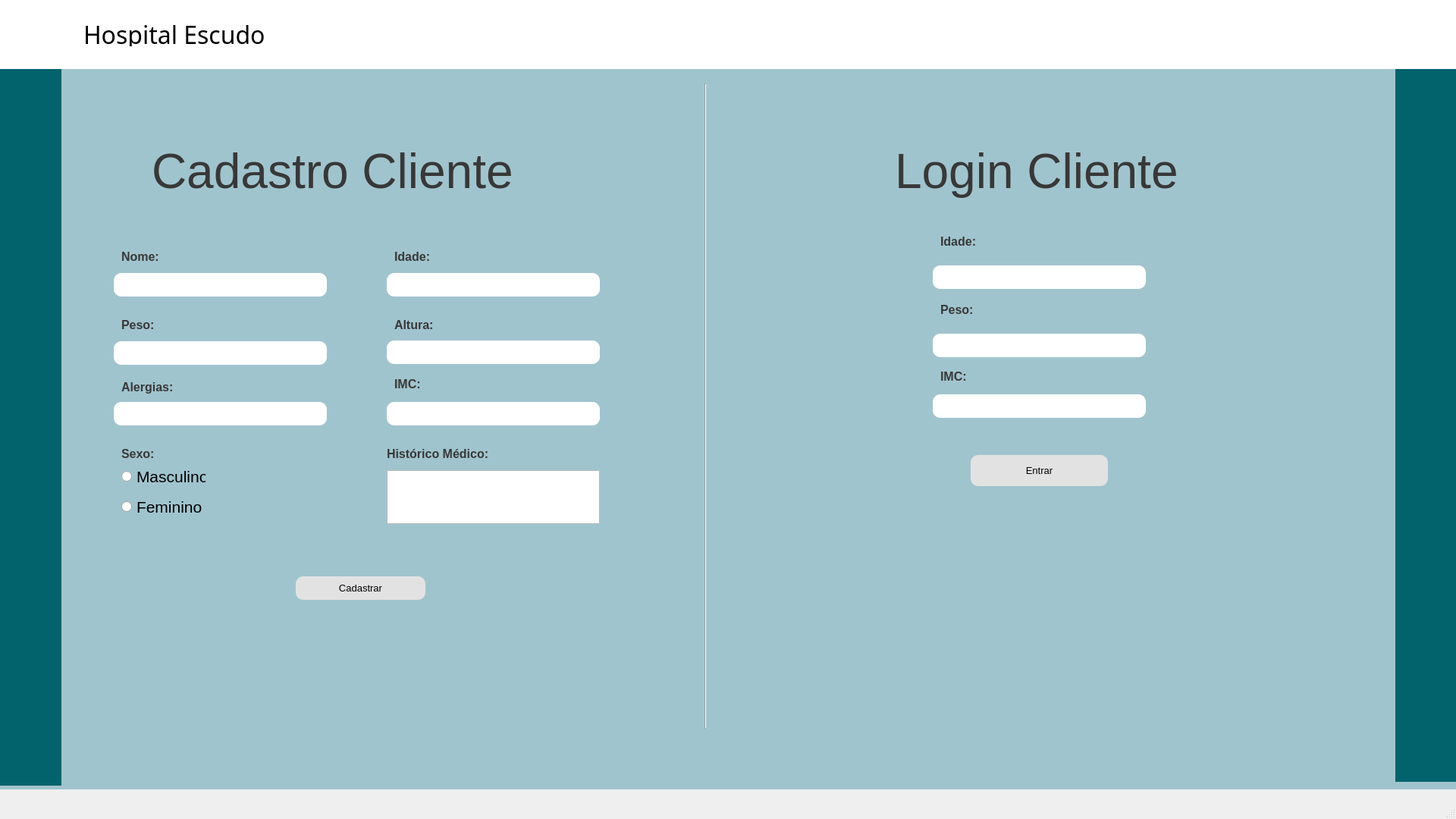
<?xml version="1.0" encoding="UTF-8"?>
<ui version="4.0">
 <class>MainWindow</class>
 <widget class="QMainWindow" name="MainWindow">
  <property name="geometry">
   <rect>
    <x>0</x>
    <y>0</y>
    <width>1920</width>
    <height>1080</height>
   </rect>
  </property>
  <property name="windowTitle">
   <string>MainWindow</string>
  </property>
  <widget class="QWidget" name="centralwidget">
   <property name="styleSheet">
    <string notr="true"/>
   </property>
   <widget class="QLabel" name="label">
    <property name="geometry">
     <rect>
      <x>0</x>
      <y>0</y>
      <width>1921</width>
      <height>91</height>
     </rect>
    </property>
    <property name="styleSheet">
     <string notr="true">background-color:white;</string>
    </property>
    <property name="text">
     <string/>
    </property>
   </widget>
   <widget class="QLabel" name="label_2">
    <property name="geometry">
     <rect>
      <x>40</x>
      <y>20</y>
      <width>51</width>
      <height>51</height>
     </rect>
    </property>
    <property name="text">
     <string/>
    </property>
    <property name="pixmap">
     <pixmap>../../../Downloads/4314139-escudo-com-cruz-gratis-vetor.jpg</pixmap>
    </property>
    <property name="scaledContents">
     <bool>true</bool>
    </property>
   </widget>
   <widget class="QLabel" name="label_3">
    <property name="geometry">
     <rect>
      <x>0</x>
      <y>80</y>
      <width>1941</width>
      <height>961</height>
     </rect>
    </property>
    <property name="styleSheet">
     <string notr="true">background-color: rgb(160, 196, 206);
</string>
    </property>
    <property name="text">
     <string/>
    </property>
   </widget>
   <widget class="QLineEdit" name="lineEdit">
    <property name="geometry">
     <rect>
      <x>150</x>
      <y>360</y>
      <width>281</width>
      <height>31</height>
     </rect>
    </property>
    <property name="styleSheet">
     <string notr="true">border-radius:10px;
</string>
    </property>
   </widget>
   <widget class="Line" name="line">
    <property name="geometry">
     <rect>
      <x>920</x>
      <y>110</y>
      <width>20</width>
      <height>851</height>
     </rect>
    </property>
    <property name="orientation">
     <enum>Qt::Vertical</enum>
    </property>
   </widget>
   <widget class="QLabel" name="label_4">
    <property name="geometry">
     <rect>
      <x>110</x>
      <y>30</y>
      <width>241</width>
      <height>31</height>
     </rect>
    </property>
    <property name="font">
     <font>
      <family>Mistral</family>
      <pointsize>24</pointsize>
     </font>
    </property>
    <property name="text">
     <string>Hospital Escudo</string>
    </property>
   </widget>
   <widget class="QLineEdit" name="lineEdit_2">
    <property name="geometry">
     <rect>
      <x>510</x>
      <y>360</y>
      <width>281</width>
      <height>31</height>
     </rect>
    </property>
    <property name="styleSheet">
     <string notr="true">border-radius:10px;</string>
    </property>
   </widget>
   <widget class="QLineEdit" name="lineEdit_4">
    <property name="geometry">
     <rect>
      <x>510</x>
      <y>449</y>
      <width>281</width>
      <height>31</height>
     </rect>
    </property>
    <property name="styleSheet">
     <string notr="true">border-radius:10px;</string>
    </property>
   </widget>
   <widget class="QLineEdit" name="lineEdit_5">
    <property name="geometry">
     <rect>
      <x>150</x>
      <y>450</y>
      <width>281</width>
      <height>31</height>
     </rect>
    </property>
    <property name="styleSheet">
     <string notr="true">border-radius:10px;</string>
    </property>
   </widget>
   <widget class="QLineEdit" name="lineEdit_6">
    <property name="geometry">
     <rect>
      <x>510</x>
      <y>530</y>
      <width>281</width>
      <height>31</height>
     </rect>
    </property>
    <property name="styleSheet">
     <string notr="true">border-radius:10px;</string>
    </property>
   </widget>
   <widget class="QLineEdit" name="lineEdit_7">
    <property name="geometry">
     <rect>
      <x>150</x>
      <y>530</y>
      <width>281</width>
      <height>31</height>
     </rect>
    </property>
    <property name="styleSheet">
     <string notr="true">border-radius:10px;</string>
    </property>
   </widget>
   <widget class="QLabel" name="label_5">
    <property name="geometry">
     <rect>
      <x>160</x>
      <y>330</y>
      <width>51</width>
      <height>16</height>
     </rect>
    </property>
    <property name="font">
     <font>
      <family>Arial</family>
      <pointsize>12</pointsize>
      <weight>75</weight>
      <bold>true</bold>
     </font>
    </property>
    <property name="styleSheet">
     <string notr="true">color: rgb(56, 56, 56);</string>
    </property>
    <property name="text">
     <string>Nome:</string>
    </property>
   </widget>
   <widget class="QLabel" name="label_6">
    <property name="geometry">
     <rect>
      <x>520</x>
      <y>330</y>
      <width>51</width>
      <height>16</height>
     </rect>
    </property>
    <property name="font">
     <font>
      <family>Arial</family>
      <pointsize>12</pointsize>
      <weight>75</weight>
      <bold>true</bold>
     </font>
    </property>
    <property name="styleSheet">
     <string notr="true">color: rgb(56, 56, 56);</string>
    </property>
    <property name="text">
     <string>Idade:</string>
    </property>
   </widget>
   <widget class="QLabel" name="label_7">
    <property name="geometry">
     <rect>
      <x>160</x>
      <y>590</y>
      <width>51</width>
      <height>16</height>
     </rect>
    </property>
    <property name="font">
     <font>
      <family>Arial</family>
      <pointsize>12</pointsize>
      <weight>75</weight>
      <bold>true</bold>
     </font>
    </property>
    <property name="styleSheet">
     <string notr="true">color: rgb(56, 56, 56);</string>
    </property>
    <property name="text">
     <string>Sexo:</string>
    </property>
   </widget>
   <widget class="QLabel" name="label_8">
    <property name="geometry">
     <rect>
      <x>160</x>
      <y>420</y>
      <width>51</width>
      <height>16</height>
     </rect>
    </property>
    <property name="font">
     <font>
      <family>Arial</family>
      <pointsize>12</pointsize>
      <weight>75</weight>
      <bold>true</bold>
     </font>
    </property>
    <property name="styleSheet">
     <string notr="true">color: rgb(56, 56, 56);</string>
    </property>
    <property name="text">
     <string>Peso:</string>
    </property>
   </widget>
   <widget class="QLabel" name="label_9">
    <property name="geometry">
     <rect>
      <x>520</x>
      <y>496</y>
      <width>51</width>
      <height>20</height>
     </rect>
    </property>
    <property name="font">
     <font>
      <family>Arial</family>
      <pointsize>12</pointsize>
      <weight>75</weight>
      <bold>true</bold>
     </font>
    </property>
    <property name="styleSheet">
     <string notr="true">color: rgb(56, 56, 56);</string>
    </property>
    <property name="text">
     <string>IMC:</string>
    </property>
   </widget>
   <widget class="QLabel" name="label_10">
    <property name="geometry">
     <rect>
      <x>520</x>
      <y>420</y>
      <width>51</width>
      <height>16</height>
     </rect>
    </property>
    <property name="font">
     <font>
      <family>Arial</family>
      <pointsize>12</pointsize>
      <weight>75</weight>
      <bold>true</bold>
     </font>
    </property>
    <property name="styleSheet">
     <string notr="true">color: rgb(56, 56, 56);</string>
    </property>
    <property name="text">
     <string>Altura:</string>
    </property>
   </widget>
   <widget class="QLabel" name="label_11">
    <property name="geometry">
     <rect>
      <x>160</x>
      <y>500</y>
      <width>71</width>
      <height>21</height>
     </rect>
    </property>
    <property name="font">
     <font>
      <family>Arial</family>
      <pointsize>12</pointsize>
      <weight>75</weight>
      <bold>true</bold>
     </font>
    </property>
    <property name="styleSheet">
     <string notr="true">color: rgb(56, 56, 56);</string>
    </property>
    <property name="text">
     <string>Alergias:</string>
    </property>
   </widget>
   <widget class="QLabel" name="label_12">
    <property name="geometry">
     <rect>
      <x>0</x>
      <y>85</y>
      <width>81</width>
      <height>951</height>
     </rect>
    </property>
    <property name="styleSheet">
     <string notr="true">background-color: rgb(3, 99, 108);</string>
    </property>
    <property name="text">
     <string/>
    </property>
   </widget>
   <widget class="QLabel" name="label_13">
    <property name="geometry">
     <rect>
      <x>1840</x>
      <y>80</y>
      <width>81</width>
      <height>951</height>
     </rect>
    </property>
    <property name="styleSheet">
     <string notr="true">background-color: rgb(3, 99, 108);</string>
    </property>
    <property name="text">
     <string/>
    </property>
   </widget>
   <widget class="QLabel" name="label_14">
    <property name="geometry">
     <rect>
      <x>200</x>
      <y>190</y>
      <width>521</width>
      <height>71</height>
     </rect>
    </property>
    <property name="font">
     <font>
      <family>Arial</family>
      <pointsize>48</pointsize>
      <weight>50</weight>
      <bold>false</bold>
     </font>
    </property>
    <property name="styleSheet">
     <string notr="true">color: rgb(56, 56, 56);</string>
    </property>
    <property name="text">
     <string>Cadastro Cliente</string>
    </property>
   </widget>
   <widget class="QRadioButton" name="radioButton">
    <property name="geometry">
     <rect>
      <x>160</x>
      <y>620</y>
      <width>111</width>
      <height>17</height>
     </rect>
    </property>
    <property name="font">
     <font>
      <pointsize>16</pointsize>
     </font>
    </property>
    <property name="text">
     <string>Masculino</string>
    </property>
   </widget>
   <widget class="QRadioButton" name="radioButton_2">
    <property name="geometry">
     <rect>
      <x>160</x>
      <y>660</y>
      <width>111</width>
      <height>17</height>
     </rect>
    </property>
    <property name="font">
     <font>
      <pointsize>16</pointsize>
     </font>
    </property>
    <property name="text">
     <string>Feminino</string>
    </property>
   </widget>
   <widget class="QTextEdit" name="textEdit">
    <property name="geometry">
     <rect>
      <x>510</x>
      <y>620</y>
      <width>281</width>
      <height>71</height>
     </rect>
    </property>
   </widget>
   <widget class="QLabel" name="label_15">
    <property name="geometry">
     <rect>
      <x>510</x>
      <y>590</y>
      <width>151</width>
      <height>16</height>
     </rect>
    </property>
    <property name="font">
     <font>
      <family>Arial</family>
      <pointsize>12</pointsize>
      <weight>75</weight>
      <bold>true</bold>
     </font>
    </property>
    <property name="styleSheet">
     <string notr="true">color: rgb(56, 56, 56);</string>
    </property>
    <property name="text">
     <string>Histórico Médico:</string>
    </property>
   </widget>
   <widget class="QPushButton" name="pushButton">
    <property name="geometry">
     <rect>
      <x>390</x>
      <y>760</y>
      <width>171</width>
      <height>31</height>
     </rect>
    </property>
    <property name="font">
     <font>
      <pointsize>10</pointsize>
      <weight>50</weight>
      <bold>false</bold>
     </font>
    </property>
    <property name="styleSheet">
     <string notr="true">border-radius:10px;
background-color: rgb(226, 226, 226);</string>
    </property>
    <property name="text">
     <string>Cadastrar</string>
    </property>
   </widget>
   <widget class="QLabel" name="label_16">
    <property name="geometry">
     <rect>
      <x>1180</x>
      <y>190</y>
      <width>521</width>
      <height>71</height>
     </rect>
    </property>
    <property name="font">
     <font>
      <family>Arial</family>
      <pointsize>48</pointsize>
      <weight>50</weight>
      <bold>false</bold>
     </font>
    </property>
    <property name="styleSheet">
     <string notr="true">color: rgb(56, 56, 56);</string>
    </property>
    <property name="text">
     <string>Login Cliente</string>
    </property>
   </widget>
   <widget class="QLineEdit" name="lineEdit_3">
    <property name="geometry">
     <rect>
      <x>1230</x>
      <y>350</y>
      <width>281</width>
      <height>31</height>
     </rect>
    </property>
    <property name="styleSheet">
     <string notr="true">border-radius:10px;</string>
    </property>
   </widget>
   <widget class="QLineEdit" name="lineEdit_8">
    <property name="geometry">
     <rect>
      <x>1230</x>
      <y>440</y>
      <width>281</width>
      <height>31</height>
     </rect>
    </property>
    <property name="styleSheet">
     <string notr="true">border-radius:10px;</string>
    </property>
   </widget>
   <widget class="QLineEdit" name="lineEdit_9">
    <property name="geometry">
     <rect>
      <x>1230</x>
      <y>520</y>
      <width>281</width>
      <height>31</height>
     </rect>
    </property>
    <property name="styleSheet">
     <string notr="true">border-radius:10px;</string>
    </property>
   </widget>
   <widget class="QLabel" name="label_17">
    <property name="geometry">
     <rect>
      <x>1240</x>
      <y>310</y>
      <width>51</width>
      <height>16</height>
     </rect>
    </property>
    <property name="font">
     <font>
      <family>Arial</family>
      <pointsize>12</pointsize>
      <weight>75</weight>
      <bold>true</bold>
     </font>
    </property>
    <property name="styleSheet">
     <string notr="true">color: rgb(56, 56, 56);</string>
    </property>
    <property name="text">
     <string>Idade:</string>
    </property>
   </widget>
   <widget class="QLabel" name="label_18">
    <property name="geometry">
     <rect>
      <x>1240</x>
      <y>400</y>
      <width>51</width>
      <height>16</height>
     </rect>
    </property>
    <property name="font">
     <font>
      <family>Arial</family>
      <pointsize>12</pointsize>
      <weight>75</weight>
      <bold>true</bold>
     </font>
    </property>
    <property name="styleSheet">
     <string notr="true">color: rgb(56, 56, 56);</string>
    </property>
    <property name="text">
     <string>Peso:</string>
    </property>
   </widget>
   <widget class="QLabel" name="label_19">
    <property name="geometry">
     <rect>
      <x>1240</x>
      <y>486</y>
      <width>51</width>
      <height>20</height>
     </rect>
    </property>
    <property name="font">
     <font>
      <family>Arial</family>
      <pointsize>12</pointsize>
      <weight>75</weight>
      <bold>true</bold>
     </font>
    </property>
    <property name="styleSheet">
     <string notr="true">color: rgb(56, 56, 56);</string>
    </property>
    <property name="text">
     <string>IMC:</string>
    </property>
   </widget>
   <widget class="QPushButton" name="pushButton_2">
    <property name="geometry">
     <rect>
      <x>1280</x>
      <y>600</y>
      <width>181</width>
      <height>41</height>
     </rect>
    </property>
    <property name="font">
     <font>
      <pointsize>10</pointsize>
      <weight>50</weight>
      <bold>false</bold>
     </font>
    </property>
    <property name="styleSheet">
     <string notr="true">border-radius:10px;
background-color: rgb(226, 226, 226);</string>
    </property>
    <property name="text">
     <string>Entrar</string>
    </property>
   </widget>
   <zorder>label_3</zorder>
   <zorder>lineEdit</zorder>
   <zorder>line</zorder>
   <zorder>lineEdit_2</zorder>
   <zorder>lineEdit_4</zorder>
   <zorder>lineEdit_5</zorder>
   <zorder>lineEdit_6</zorder>
   <zorder>lineEdit_7</zorder>
   <zorder>label_5</zorder>
   <zorder>label_6</zorder>
   <zorder>label_7</zorder>
   <zorder>label_8</zorder>
   <zorder>label_9</zorder>
   <zorder>label_10</zorder>
   <zorder>label_11</zorder>
   <zorder>label_12</zorder>
   <zorder>label_13</zorder>
   <zorder>label</zorder>
   <zorder>label_2</zorder>
   <zorder>label_4</zorder>
   <zorder>label_14</zorder>
   <zorder>radioButton</zorder>
   <zorder>radioButton_2</zorder>
   <zorder>textEdit</zorder>
   <zorder>label_15</zorder>
   <zorder>pushButton</zorder>
   <zorder>label_16</zorder>
   <zorder>lineEdit_3</zorder>
   <zorder>lineEdit_8</zorder>
   <zorder>lineEdit_9</zorder>
   <zorder>label_17</zorder>
   <zorder>label_18</zorder>
   <zorder>label_19</zorder>
   <zorder>pushButton_2</zorder>
  </widget>
  <widget class="QMenuBar" name="menubar">
   <property name="geometry">
    <rect>
     <x>0</x>
     <y>0</y>
     <width>1920</width>
     <height>21</height>
    </rect>
   </property>
  </widget>
  <widget class="QStatusBar" name="statusbar"/>
 </widget>
 <resources/>
 <connections/>
</ui>
